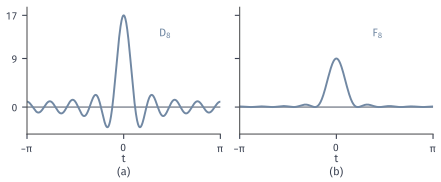

Python code for this plot:
from pathlib import Path
import sys
ROOT = next(p for p in Path(__file__).resolve().parents if (p/"build.sh").is_file() and (p/"tex/book.tex").is_file())
sys.path.insert(0, str(ROOT/"figures/00-shared/mathematical-preliminaries-upper/00-shared/comprehension-figures"))
from support import figure, save, BLUE, GREEN, YELLOW, RED, PURPLE, INK, MUTED, GRID, BLUE_FILL, GREEN_FILL, YELLOW_FILL, RED_FILL, PURPLE_FILL
import numpy as np

def tag(fig, axes, y=.02):
    for ax, s in zip(axes, ['(a)', '(b)', '(c)', '(d)', '(e)', '(f)']):
        q = ax.get_position(); fig.text((q.x0+q.x1)/2, y, s, ha='center', va='bottom')

# N=8 的 Dirichlet 核与 Fejér 核，由闭式计算。
fig, axes = figure(width_mm=112, height_mm=46, ncols=2, sharey=True)
fig.set_layout_engine(None)
fig.subplots_adjust(left=.06, right=.985, top=.96, bottom=.26, wspace=.1)
N = 8
t = np.linspace(-np.pi, np.pi, 2401); t[t == 0] = 1e-9
D = np.sin((N+.5)*t)/np.sin(t/2)
F = (np.sin((N+1)*t/2)/np.sin(t/2))**2/(N+1)
for ax, y in zip(axes, (D, F)):
    ax.axhline(0, color=MUTED, lw=.85)
    ax.plot(t, y, color=BLUE, lw=1.4)
    ax.set_xlim(-np.pi, np.pi); ax.set_ylim(-5, 18.5)
    ax.set_xticks([-np.pi, 0, np.pi]); ax.set_xticklabels([r'$-\pi$', '$0$', r'$\pi$']); ax.set_yticks([0, 9, 17])
    ax.set_xlabel('$t$', labelpad=0)
axes[0].text(1.35, 13, r'$D_8$', color=BLUE, ha='center'); axes[1].text(1.35, 13, r'$F_8$', color=BLUE, ha='center')
tag(fig, axes)
save(fig, Path(__file__).resolve().parent, 'figure', {'formula': 'D_8(t)=sin(8.5t)/sin(t/2), F_8(t)=sin^2(4.5t)/(9 sin^2(t/2))'})
